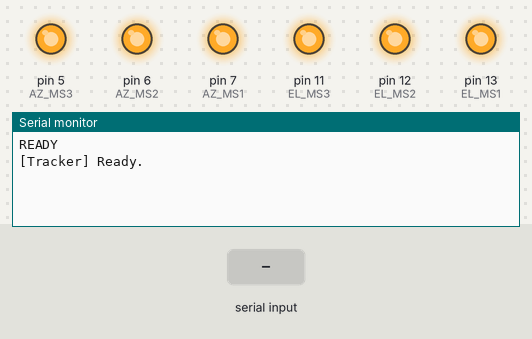
A sketch run on a simulated Arduino Uno, built with avr-gcc and run on an emulated ATmega328P. On the bench: output pins drawn as LEDs (lit = HIGH), the last lines printed to the serial monitor. The test bench sets the inputs (shaded band).

Above: at 1.7 s.
1.8 s: "HOME 1\n" received over Serial
At 2.4 s:
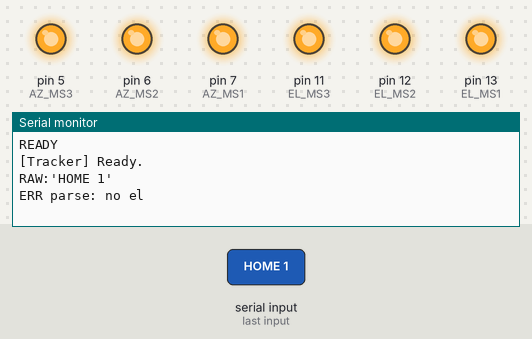
3.3 s: "HOME\n" received over Serial
At 4.5 s:
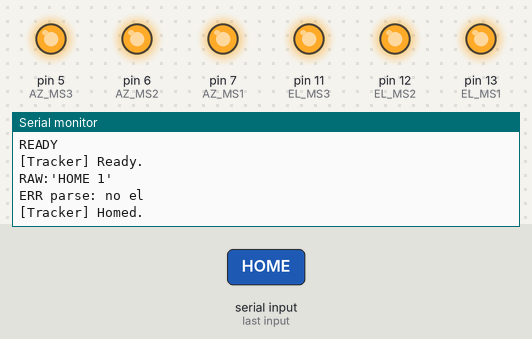
4.8 s: "90 45 200\n" received over Serial
At 6.0 s:
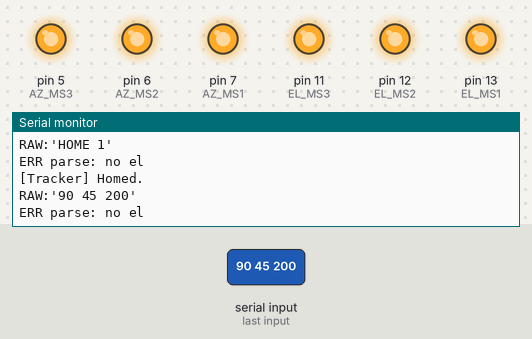

The sketch:

antenna_tracker.ino
```cpp
#include <AccelStepper.h>

// AZ motor
#define AZ_STEP   3
#define AZ_DIR    2
//#define AZ_SLEEP  4
#define AZ_MS1    7
#define AZ_MS2    6
#define AZ_MS3    5

// EL motor
#define EL_STEP   9
#define EL_DIR    8
//#define EL_SLEEP  10
#define EL_MS1    13
#define EL_MS2    12
#define EL_MS3    11

const float STEPS_PER_DEG = 8.888;
const float MAX_AZ_STEPS  = 360.0 * STEPS_PER_DEG;
const float EL_MIN_DEG    = 0.0;
const float EL_MAX_DEG    = 85.0;
const float MAX_SPEED     = 1000.0;
const float ACCELERATION  = 400.0;

AccelStepper azStepper(AccelStepper::DRIVER, AZ_STEP, AZ_DIR);
AccelStepper elStepper(AccelStepper::DRIVER, EL_STEP, EL_DIR);

void setup() {
    Serial.begin(115200);
    while (!Serial);
    delay(500);

    while (Serial.available()) Serial.read();
    Serial.println("READY");

    // Wake drivers
    //pinMode(AZ_SLEEP, OUTPUT); digitalWrite(AZ_SLEEP, HIGH);
    //pinMode(EL_SLEEP, OUTPUT); digitalWrite(EL_SLEEP, HIGH);

    // 1/16 microstepping
    pinMode(AZ_MS1, OUTPUT); pinMode(AZ_MS2, OUTPUT); pinMode(AZ_MS3, OUTPUT);
    pinMode(EL_MS1, OUTPUT); pinMode(EL_MS2, OUTPUT); pinMode(EL_MS3, OUTPUT);
    digitalWrite(AZ_MS1, HIGH); digitalWrite(AZ_MS2, HIGH); digitalWrite(AZ_MS3, HIGH);
    digitalWrite(EL_MS1, HIGH); digitalWrite(EL_MS2, HIGH); digitalWrite(EL_MS3, HIGH);

    // Stepper configs
    azStepper.setMaxSpeed(MAX_SPEED);
    azStepper.setAcceleration(ACCELERATION);

    elStepper.setMaxSpeed(MAX_SPEED);
    elStepper.setAcceleration(ACCELERATION);

    azStepper.setCurrentPosition(0);
    elStepper.setCurrentPosition(0);

    Serial.println("[Tracker] Ready.");
}

void loop() {

    if (Serial.available()) {

        char buf[32];
        int len = Serial.readBytesUntil('\n', buf, sizeof(buf)-1);
        if (len <= 0) return;
        buf[len] = '\0';

        // Check for HOME command first
        if (strcmp(buf, "HOME") == 0) {
            returnToHome();
            return;
        }


        // Debug RAW received line
        Serial.print("RAW:'");
        Serial.print(buf);
        Serial.println("'");

        float az, el;

        // ───────────────────────────────────────────────
        //       ROBUST PARSER (ignores whitespace)
        // ───────────────────────────────────────────────
        char *p = buf;

        // skip leading whitespace
        while (*p == ' ' || *p == '\t' || *p == '\r') p++;

        char *tok = strtok(p, ",");
        if (!tok) {
            Serial.println("ERR parse: no az");
            return;
        }
        az = atof(tok);

        tok = strtok(NULL, ",");
        if (!tok) {
            Serial.println("ERR parse: no el");
            return;
        }
        el = atof(tok);

        // ───────────────────────────
        //    Angle post-processing
        // ───────────────────────────
        while (az < 0) az += 360.0;
        while (az >= 360) az -= 360.0;

        el = constrain(el, EL_MIN_DEG, EL_MAX_DEG);

        // ───────────────────────────
        //    Az shortest-path logic
        // ───────────────────────────

        long currentAzSteps = azStepper.currentPosition();

        //Normalise current position to 0–3199
        // currentPosition() can grow indefinitely (e.g. 6400 after two full rotations)
        currentAzSteps = (currentAzSteps % (long)MAX_AZ_STEPS + (long)MAX_AZ_STEPS)
                          % (long)MAX_AZ_STEPS;
        // The double modulo handles negative numbers:
         // e.g. -100 % 3200 = -100 in C++ (not 3100)
         // (-100 + 3200) % 3200 = 3100


        // Convert target angle to steps
        long targetAzSteps = (long)(az * STEPS_PER_DEG);
        // e.g. 270° * 8.888 = 2399 steps

        long diff = targetAzSteps - currentAzSteps;
        // e.g. current=2399 (270°), target=177 (20°)
        // diff = 177 - 2399 = -2222 steps = -250° (go CCW 250°)

        if (diff >  (long)(180.0 * STEPS_PER_DEG)) diff -= (long)MAX_AZ_STEPS;
        // e.g. +2978 -> -222 (go CCW 25° instead of CW 335°)
        if (diff < -(long)(180.0 * STEPS_PER_DEG)) diff += (long)MAX_AZ_STEPS;

       // Using actual position (not normalised) preserves the absolute step counter
        azStepper.moveTo(azStepper.currentPosition() + diff);

        // For now, ignore EL (hardware not ready)
        elStepper.moveTo((long)(el * STEPS_PER_DEG));

        Serial.print("OK az="); Serial.print(az);
        Serial.print(" el=");   Serial.print(el);
        Serial.print(" azSteps="); Serial.println(azStepper.targetPosition());
    }

    azStepper.run();
    elStepper.run();
}


void returnToHome() {
    // Directly move to step 0 - no shortest path calculation //no limit switch
    // Use current actual step count to determine direction
    long azPos = azStepper.currentPosition();
    long elPos = elStepper.currentPosition();

    // For EL — always direct, no wrap issue (0-90° only, no full rotation)
    elStepper.moveTo(0);

    // For AZ — take actual shortest physical path back to 0
    // currentPosition could be e.g. 3111 steps (350°) or -500 steps
    // Normalise to find true shortest return
    long fullRev = (long)MAX_AZ_STEPS;
    long pos = ((azPos % fullRev) + fullRev) % fullRev;  // 0 to 3199

    if (pos <= fullRev/2) {
        // less than 180° from home — go back directly
        azStepper.moveTo(azPos - pos);
    } else {
        // more than 180° from home — go forward to next home
        azStepper.moveTo(azPos + (fullRev - pos));
    }

    // Wait until both reach home
    while (azStepper.distanceToGo() != 0 || elStepper.distanceToGo() != 0) {
        azStepper.run();
        elStepper.run();
    }

    // Reset counters to true zero
    azStepper.setCurrentPosition(0);
    elStepper.setCurrentPosition(0);
    Serial.println("[Tracker] Homed.");
}
```

Measured:
- after the input at 1.8 s, the serial monitor: prints a new line at once (image 1)
- after the input at 3.3 s, the serial monitor: prints a new line at once (image 2)
- after the input at 4.8 s, the serial monitor: prints a new line at once (image 3)
